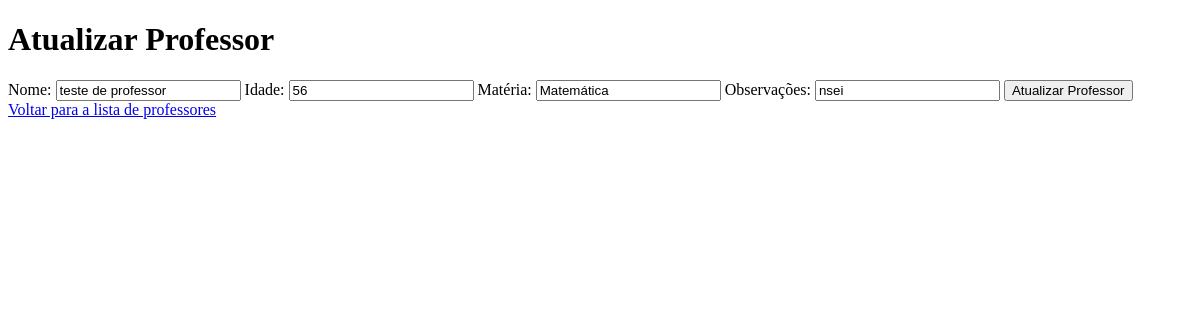
Before: /teachers/1/edit with the older database file.
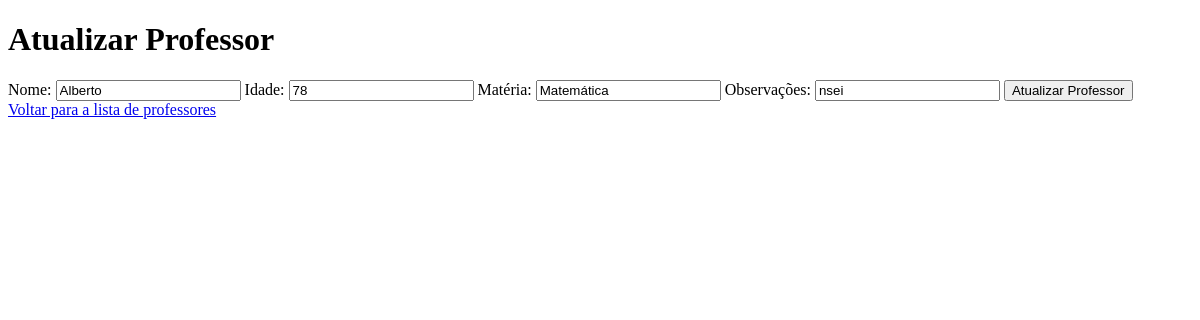
After: the same page with the newer database file.
### models/teacherModel.py (models this page shows, shortened)
class Teacher(db.Model):
    __tablename__ = 'teachers'
    id = db.Column(db.Integer, primary_key = True)
    nome = db.Column(db.String(120))
    idade = db.Column(db.Integer)
    materia = db.Column(db.String(120))
    observacoes = db.Column(db.String(120))
    def to_dict(self):
        return {
            "id": self.id,
            "nome": self.nome,
            "idade": self.idade,
            "materia": self.materia,
            "observacoes": self.observacoes
        }
    @staticmethod
    def get_by_id(teacher_id):
        teacher = Teacher.query.get(teacher_id)
        if not teacher:
            raise TeacherNotFound
        return teacher.to_dict()

### controllers/teacherController.py (the view)
@teachers_blueprint.route('/teachers/<int:teacher_id>/edit', methods=['GET'])
def update_teacher_page(teacher_id):
    teacher = Teacher.get_by_id(teacher_id)
    return render_template('teacher_update.html', teacher=teacher)

### templates/teacher_update.html (shortened to what this page needs)
<!DOCTYPE html>
<html lang="en">
<head>
</head>
<body>
  <h1>Atualizar Professor</h1>
  <form id="update-form" action="{{ url_for('teachers.update_teacher', teacher_id=teacher.id) }}" method="POST">
    <label for="nome">Nome:</label>
    <input type="text" id="nome" name="nome" value="{{ teacher.nome }}">
    <label for="idade">Idade:</label>
    <input type="number" id="idade" name="idade" value="{{ teacher.idade }}">
    <label for="materia">Matéria:</label>
    <input type="text" id="materia" name="materia" value="{{ teacher.materia }}">
    <label for="observacoes">Observações:</label>
    <input type="text" id="observacoes" name="observacoes" value="{{ teacher.observacoes }}">
    <button type="submit">Atualizar Professor</button>
  </form>
  <a href="{{ url_for('teachers.get_teachers') }}">Voltar para a lista de professores</a>
</body>
</html>

Changed rows visible on the page:
changed Teacher "Matemática": nome "teste de professor" → "Alberto"
Other visible differences:
form field idade: "56" → "78"
